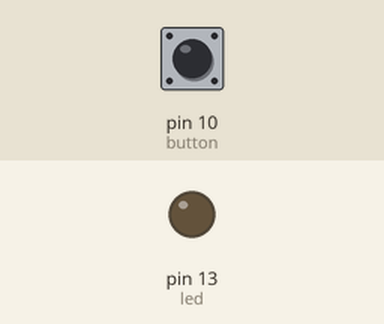
Bench run of a sketch on a simulated Arduino Uno, built with avr-gcc and run on an emulated ATmega328P. Shown: output pins drawn as LEDs (lit = HIGH). Inputs (shaded band) come from the test bench; at power-on: pin 10 (button) HIGH. What the sketch prints to the serial monitor is not drawn.

Above: at 1.2 s.
1.3 s: pin 10 (button) pulled LOW for 0.15 s
At 1.37 s:
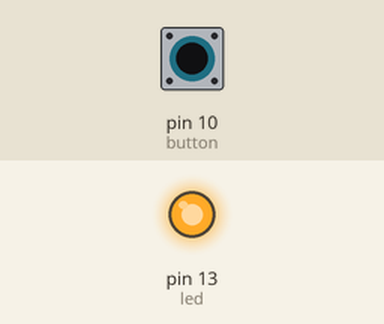
2.9 s: pin 10 (button) pulled LOW for 3.2 s
At 6.4 s:
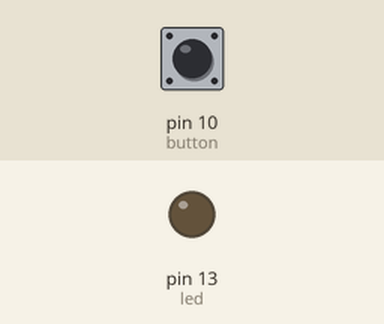
Timing chart, 0 to 7.9 s (numbered marks = the images above; inputs shaded):
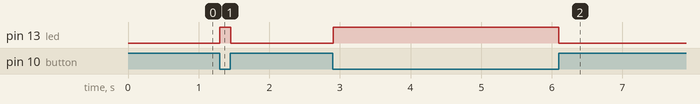

Measured:
- after the input at 1.3 s, pin 13 (led): LOW → HIGH at once, → LOW 0.15 s later
- after the input at 2.9 s, pin 13 (led): LOW → HIGH at once, → LOW 3.2 s later

The sketch:

Project_1_LockUnlock.ino
```cpp
char state = 'L';
#define button 10
#define inp 11
#define led 13
void setup() {
  // put your setup code here, to run once:
  digitalWrite(button,HIGH);
  pinMode(inp,INPUT);
  pinMode(led,OUTPUT);
  Serial.begin(9600);
}

void loop() {
  // put your main code here, to run repeatedly:
  Serial.println(!digitalRead(button));
  if(!digitalRead(button))
    {digitalWrite(led,HIGH);}
  else
    digitalWrite(led,LOW);
}
```
